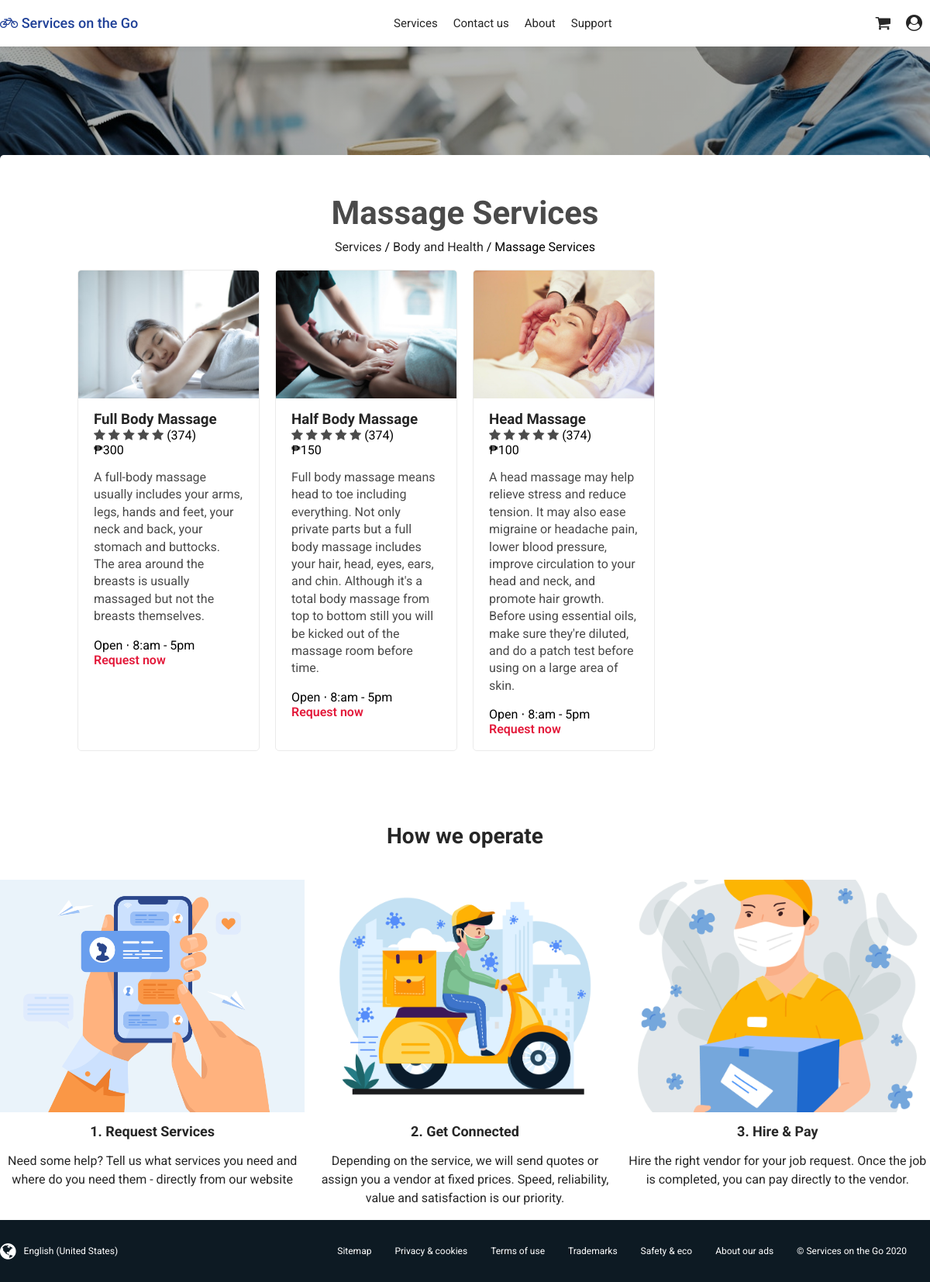
Page /views/browse.php?c=Body-and-Health&s=Massage-Services&category=35&sub=5 (signed in) on the committed database.
### tables this page shows
CREATE TABLE `tblservices` (
  `IDServices` int(11) NOT NULL,
  `Username` varchar(100) NOT NULL,
  `Company_Name` varchar(45) NOT NULL,
  `Services_Title` longtext NOT NULL,
  `Services_Desc` longtext NOT NULL,
  `Services_Img` longtext NOT NULL,
  `category` varchar(255) NOT NULL,
  `subcategory` varchar(255) NOT NULL,
  `latitude` varchar(255) NOT NULL,
  `longtitude` varchar(255) NOT NULL,
  `price` int(11) NOT NULL,
  `address` varchar(255) NOT NULL
);

### views/browse.php (the view, shortened to what this page needs)
<!DOCTYPE html>
<html lang="en">
<head>
	<link rel="stylesheet" type="text/css" href="../css/style.css">
	<link rel="stylesheet" type="text/css" href="../css/category.css">
	<link rel="stylesheet" href="https://cdnjs.cloudflare.com/ajax/libs/font-awesome/4.7.0/css/font-awesome.min.css">
</head>
<body>
	<nav class="main-nav">
		<div class="main-nav-inner">
			<a href="index.php">
				<label class="logo"><i class="fa fa-bicycle"></i> Services on the Go</label>
			</a>
			<ul class="main-menu">
				<li><a href="category.php">Services</a></li>
				<li><a href="#">Contact us</a></li>
				<li><a href="#">About</a></li>
				<li><a href="#">Support</a></li>
			</ul>
			<ul class="right-menu">
				<li><a href="#"><i class="fa fa-shopping-cart"></i></a></li>
				<li><a href="#"><i class="fa fa-user-circle"></i></a></li>
			</ul>
		</div>
	</nav>
	<section class="category-section">
		<div class="category-section-inner">
			<h1>
				<?php
					if(isset($_GET['c']) && isset($_GET['s'])) {
						$category = str_replace('-', ' ', $_GET['c']);
						$label = str_replace('-', ' ', $_GET['s']);
						echo $label;
					}
				?>
			</h1>
			<label class="category-crumb"><a class="a-blue" href="category.php">Services</a> /
				<a class="a-blue" href="category.php">
				<?php
					if(isset($category)) {
						echo $category;
					}
				?>
				</a>
			 /
				<?php
					if(isset($label)) {
						echo $label;
					}
				?>
			</label>
			<div class="category-body">
				<?php
					include('../php/connect.php');
					if(isset($_GET['category']) && isset($_GET['sub'])) {
						$sql = "SELECT * FROM `tblservices` WHERE category = " . $_GET['category'] . " AND subcategory = " . $_GET['sub'];
						$result = $conn->query($sql);
						if ($result->num_rows > 0) {
							while($row = $result->fetch_assoc()) {
								?>
								<div class="category-item">
									<div class="category-image"
										style="background-image: url('../assets/images/services/<?php echo $row['Services_Img']; ?>')"
									>
									</div>
									<dir class="category-text">
										<div>
											<h3><?php echo $row["Services_Title"]; ?></h3>
											<div class="ratings">
												<div>
													<label>
														<i class="fa fa-star"></i>
														<i class="fa fa-star"></i>
														<i class="fa fa-star"></i>
														<i class="fa fa-star"></i>
														<i class="fa fa-star"></i>
													</label>
													<span class="star-detail">(374)</span>
												</div>
												<span class="price">₱<?php echo $row["price"]; ?></span>
											</div>
											<p class="category-detail"><?php echo $row["Services_Desc"]; ?></p>
										</div>
										<span class="open">Open ⋅ 8:am - 5pm</span>
										<a class="a-blue" href="detail.php?id=<?php echo $row["IDServices"]; ?>">Request now</i></a>
									</dir>
								</div>
								<?php
							}
						} else {
							echo "No Available Service for this category yet.";
						}
					}
				?>
		</div>
	</section>
	<div class="section-devider">
		<h2 class="sec-title">How we operate</h2>
	</div>
	<section class="how-to">
		<div class="how-to-item">
			<div class="how-to-image"></div>
			<div>
				<h2 class="title">1. Request Services</h2>
				<p>Need some help? Tell us what services you need and where do you need them - directly from our website</p>
			</div>
		</div>
		<div class="how-to-item">
			<div class="how-to-image"></div>
			<div>
			<h2 class="title">2. Get Connected</h2>
				<p>Depending on the service, we will send quotes or assign you a vendor at fixed prices. Speed, reliability, value and satisfaction is our priority.</p>
			</div>
		</div>
		<div class="how-to-item">
			<div class="how-to-image"></div>
			<div>
			<h2 class="title">3. Hire & Pay</h2>
				<p>Hire the right vendor for your job request. Once the job is completed, you can pay directly to the vendor.</p>
			</div>
		</div>
	</section>
	<footer class="footer">
		<div class="footer-inner">
			<div>
				<i class="fa fa-globe fa-2x"></i> English (United States)
			</div>
			<ul>
				<li><a href="#">Sitemap</a></li>
				<li><a href="#">Privacy & cookies</a></li>
				<li><a href="#">Terms of use</a></li>
				<li><a href="#">Trademarks</a></li>
				<li><a href="#">Safety & eco</a></li>
				<li><a href="#">About our ads</a></li>
				<li><a href="#">&copy; Services on the Go 2020</a></li>
			</ul>
		</div>
	</footer>
</body>
</html>

### css/style.css (style rules this page uses)
body, ul, li { padding: 0; margin: 0; font-family: Roboto, sans-serif; }
ul { list-style-type: none; }
a { color: #262626; text-decoration: none; padding-bottom: 2px; }
.sec-title { text-align: center; color: #262626; }
.section-devider { margin: 10px 0 40px; }
.section-devider h2 { font-size: 28px; }
.main-nav { z-index: 1; display: flex; width: 100%; position: fixed; top: 0; background: #fff; box-shadow: 0 1px 8px 0 rgba(0,0,0,0.06); }
.main-nav .logo { font-weight: 500; font-size: 18px; color: #204198; }
.main-nav-inner { width: 1200px; height: 60px; display: flex; align-items: center; justify-content: space-between; margin: 0 auto; font-size: 15px; }
.main-nav-inner ul { display: flex; }
.main-nav-inner ul li { padding: 0 10px; }
.main-nav-inner .right-menu li a i { font-size: 1.4em; }
.how-to { color: #262626; max-width: 1200px; margin: 0 auto; display: grid; grid-template-columns: repeat(3, 1fr); grid-gap: 10px; }
.how-to .how-to-item { box-sizing: border-box; }
.how-to-image { width: 100%; height: 300px; background-position: center; background-size: cover; }
.how-to-item:nth-child(1) > .how-to-image { background-image: url('../assets/images/how-to/first.jpg'); }
.how-to-item:nth-child(2) > .how-to-image { background-image: url('../assets/images/how-to/second.jpg'); }
.how-to-item:nth-child(3) > .how-to-image { background-image: url('../assets/images/how-to/third.jpg'); }
.how-to .how-to-item .title { font-weight: bold; font-size: 18px; text-align: center; }
.how-to .how-to-item p { text-align: center; line-height: 24px; }
.footer { background: #0D1A23; color: #fff; font-size: 12px; }
.footer .footer-inner { max-width: 1200px; height: 80px; margin: 0 auto; display: flex; align-items: center; justify-content: space-between; }
.footer div { display: flex; align-items: center; }
.footer-inner ul { display: flex; flex-wrap: wrap; }
.footer-inner div > i { margin-right: 10px; }
.footer ul li { margin-right: 30px; }
.footer ul li a { color: #fff; }

### css/category.css (style rules this page uses)
.category-section { max-width: 1200px; margin: 0 auto; margin-top: 200px; background-color: #fff; padding: 40px; box-sizing: border-box; border-radius: 5px; }
.category-section-inner { max-width: 1000px; margin: 0 auto; }
.category-section-inner h1 { text-align: center; font-size: 42px; margin: 10px 0 10px; color: #4a4a4a; }
.category-crumb { text-align: center; margin-bottom: 20px; display: block; }
.category-body { display: grid; grid-template-columns: repeat(4, 1fr); grid-gap: 20px; }
.category-item { box-sizing: border-box; border: 1px solid rgba(0,0,0,0.08); border-radius: 5px; overflow: hidden; }
.category-body .category-image { background-position: center; background-size: cover; height: 165px; background-image: url('../assets/images/showcase/showcase1.jpg'); }
.category-body .category-text { padding: 0 20px; display: flex; flex-direction: column; height: 45%; justify-content: space-between; }
.category-text h3 { color: #262626; margin: 0; }
.category-text .category-detail { color: #4a4a4a; margin-top: 15px; line-height: 1.4em; }
.category-text a { color: #e3193a; font-weight: 600; }
.category-text i { opacity: 0.7; }

### rows in the picture
tblservices: Services_Img (picture), Services_Title "Full Body Massage", price "300", Services_Desc "A full-body massage usually includes your arms, legs, hands and feet, your neck and back, your stomach and buttocks. The area around the breasts is usually massaged but not the breasts themselves."
tblservices: Services_Img (picture), Services_Title "Half Body Massage", price "150", Services_Desc "Full body massage means head to toe including everything. Not only private parts but a full body massage includes your hair, head, eyes, ears, and chin. Although it's a total body massage from top to bottom still you will be kicked out of the massage room before time."
tblservices: Services_Img (picture), Services_Title "Head Massage", price "100", Services_Desc "A head massage may help relieve stress and reduce tension. It may also ease migraine or headache pain, lower blood pressure, improve circulation to your head and neck, and promote hair growth. Before using essential oils, make sure they're diluted, and do a patch test before using on a large area of skin."

### other values in the picture
$label "Massage Services"
$category "Body and Health"
